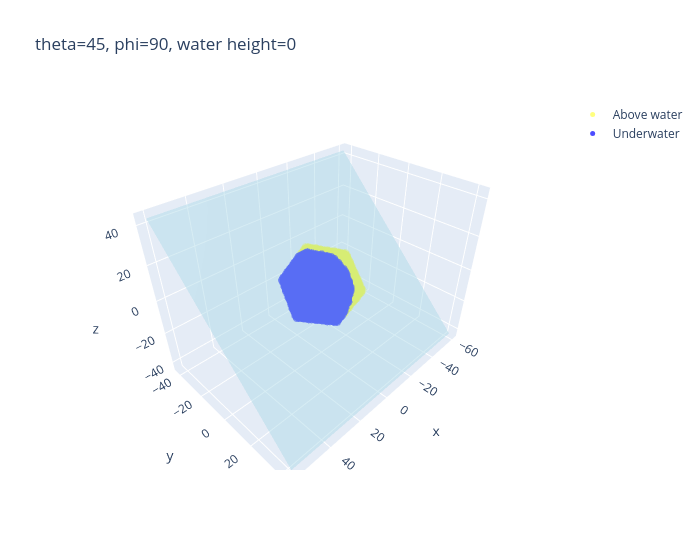

The code cell stored with this chart in its notebook:
### Code cell
water_visual(points, 45, 90, 0)

### Figure 1 — Plotly figure (JSON) as saved in the notebook; plotly's stock layout.template omitted (floating-point values rounded to 4 significant figures; data arrays with more than 128 entries replaced by an {"elided": "..."} marker saying what was removed)
{"data": [{"marker": {"color": "yellow", "opacity": 0.5, "size": 5}, "mode": "markers", "name": "Above water", "type": "scatter3d", "x": {"elided": "11241 float values"}, "y": {"elided": "11241 float values"}, "z": {"elided": "11241 float values"}}, {"marker": {"color": "blue", "opacity": 0.7, "size": 5}, "mode": "markers", "name": "Underwater", "type": "scatter3d", "x": {"elided": "11338 float values"}, "y": {"elided": "11338 float values"}, "z": {"elided": "11338 float values"}}, {"color": "lightblue", "i": [0, 0], "j": [1, 2], "k": [2, 3], "opacity": 0.5, "type": "mesh3d", "x": [-60.62, 60.62, 60.62, -60.62], "y": [-42.87, -42.87, 42.87, 42.87], "z": [42.87, 42.87, -42.87, -42.87]}], "layout": {"height": 550, "scene": {"aspectmode": "data", "xaxis": {"title": {"text": "x"}}, "yaxis": {"title": {"text": "y"}}, "zaxis": {"title": {"text": "z"}}}, "title": {"text": "theta=45, phi=90, water height=0"}, "width": 700}}
